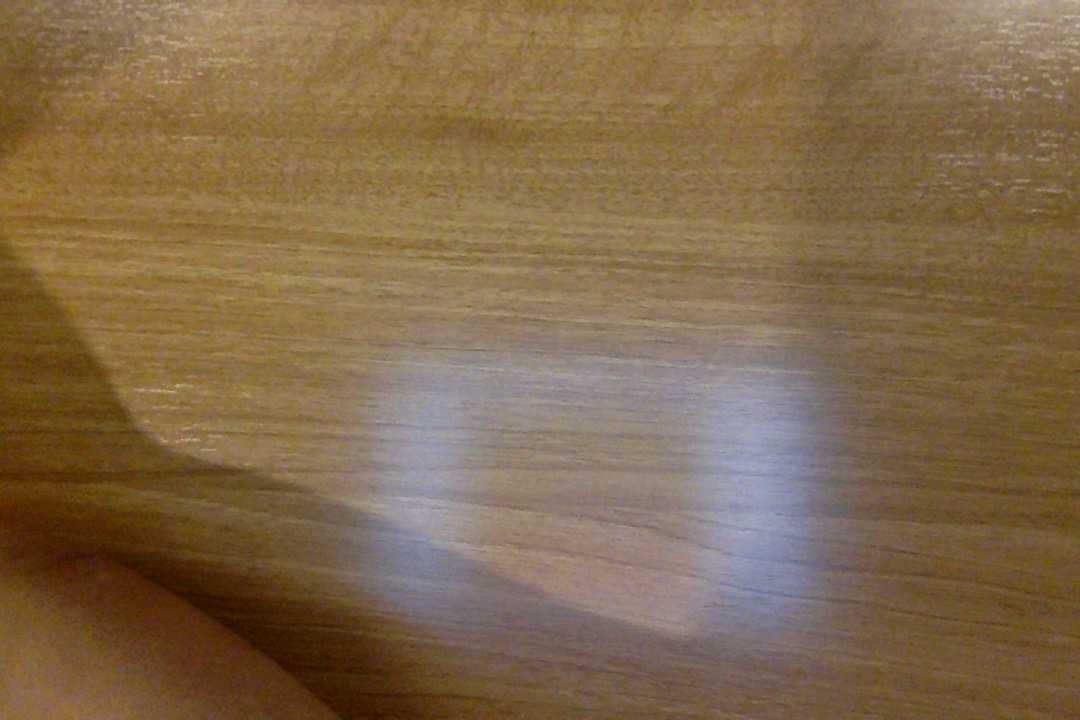
%> input picture PhongStuff/weyl_lab2/img/woodimage.png, 1080 x 720 px
$ octave useourownimage.m   (GNU Octave 9; MATLAB toolbox functions it lacks are replaced by stand-ins)
%> lines starting %> are read from the running program, lines starting %| are printed output that depends on the picture
### PhongStuff/weyl_lab2/samplePatch.m
function [impatch] = samplePatch(im, patch_size, patch_num)

if size(im, 3) == 3,
    im = rgb2gray(im);
else
    im = im;
end

[nrow, ncol] = size(im);

x = randperm(nrow-2*patch_size-1) + patch_size;
y = randperm(ncol-2*patch_size-1) + patch_size;

[X,Y] = meshgrid(x,y);

xrow = X(:);
ycol = Y(:);

if patch_num < length(xrow),
    xrow = xrow(1:patch_num);
    ycol = ycol(1:patch_num);
end

patch_num = length(xrow);
impatch = zeros(patch_size^2, patch_num);

for ii = 1:patch_num,
    row = xrow(ii);
    col = ycol(ii);

        patch = im(row:row+patch_size-1,col:col+patch_size-1);
        impatch(:,ii) = patch(:)-mean(patch(:));
end

### PhongStuff/weyl_lab2/normcol.m
function [D] = normcol(D)
% normalize column to 1

D = D./repmat(sqrt(sum(D.^2,1)), size(D,1), 1);

### PhongStuff/weyl_lab2/useourownimage.m
%%%%%%%%%%%%%%%%%%%%%%%%%%%%%%%%%%%%
%% Lab 4: Texture Representation using Weyl Coefficient
%%%%%%%%%%%%%%%%%%%%%%%%%%%%%%%%%%%%
% Qiang Qiu
% qiang.qiu@duke.edu


% %%%%%%%%%%%%%%%%%%%%%%%%%%%%%%%%%%%%%%%%%%%%%%
% Exercise:
% %%%%%%%%
% Randomly sample 500 patches from texture 'img/cottonBlue.png' and
% 'img/fabric.png' respectively. Represent each patch using Weyl
% Coefficients invariant to the group of transformations G defined in Lab 3.
% Visualized patch Weyl and intensity (raw pixel value) representations of both
% textures with the dimension reduced to 3 using PCA.
% %%%%%%%%%%%%%%%%%%%%%%%%%%%%%%%%%%%%%%%%%%%%%%

% Note: We suggest to randomly sampled 16x16 patches from each texture.
% Each patch is broken down into smaller 4 by 4 sub-patches, their Weyl transforms
% calculated, and their absolute values summed accordingly over all sub-patches


% %%%%%%%%
% Answer:
% %%%%%%%%
rng(1, 'twister')

texture1 = 'img/woodimage.png';
texture2 = 'img/fabric.png';

%% sample 500 random patches from a texture image: cottonBlue
rng(1, 'twister')

img1=imread(texture1);
%> img1 is the input picture: size 720x1080x3 uint8; mean R, G, B 129.3, 104.9, 74.5
%  figure; imshow(img, []);

 img=rgb2gray(img1);
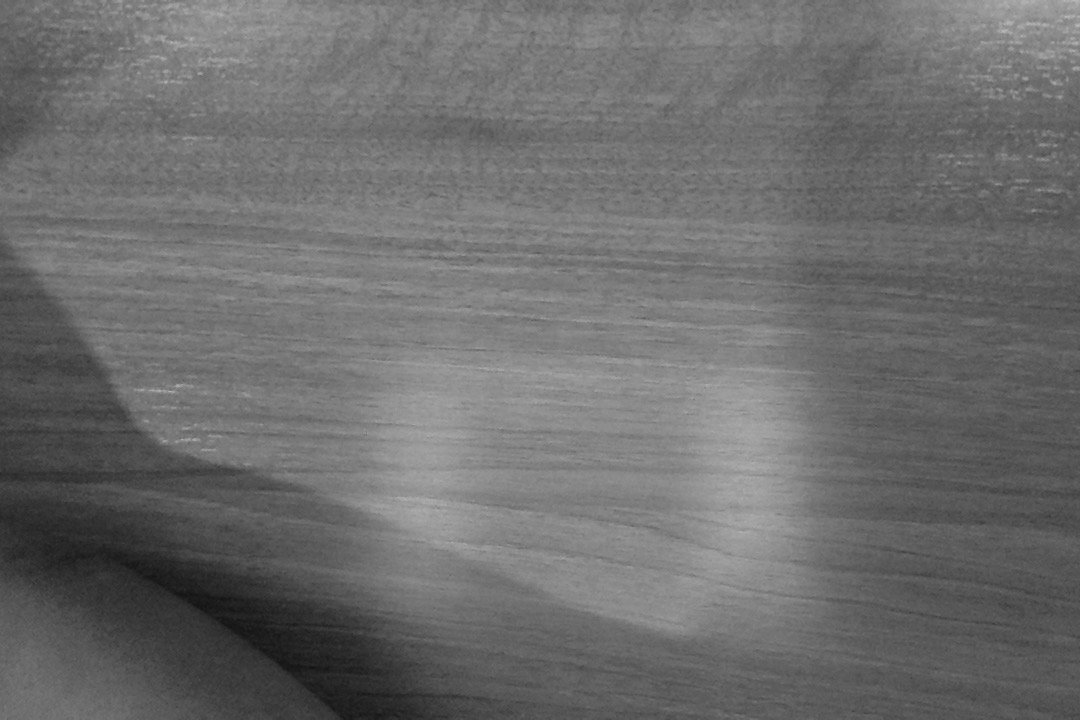
%> img: size 720x1080 uint8; min 19, max 186, mean 108.7
 img=imresize(img, [400 400]);
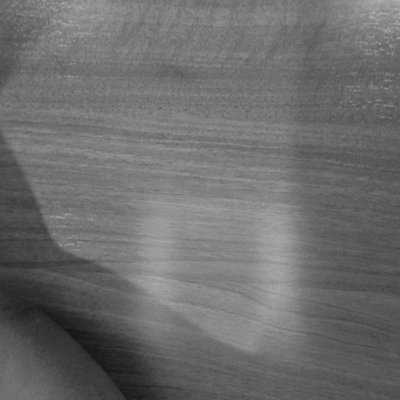
%> img: size 400x400 uint8; min 22, max 180, mean 108.7


N=16;
patchsize=N;
patchnum=500;
[patch] = samplePatch(img, patchsize, patchnum);
%> after the loop in samplePatch, `for ii = 1:patch_num,`:
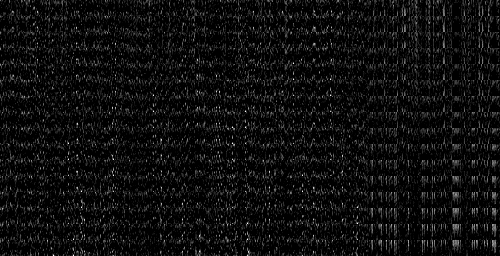
%> impatch: size 256x500 double; min 0, max 39, mean 2.3; drawn with min black and max white

% [5 lines of commented-out code are left out]

X=double(patch);


%% sample 500 random patches from another texture image: fabric
rng(1, 'twister')

 img2=imread(texture2);
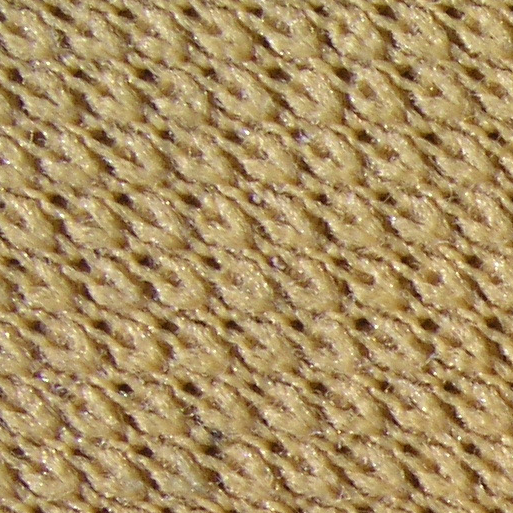
%> input picture PhongStuff/weyl_lab2/img/fabric.png, 513 x 513 px
%> img2 is the input picture: size 513x513x3 uint8; mean R, G, B 169.6, 143.4, 97.5
%  figure; imshow(img, []);

 img=rgb2gray(img2);
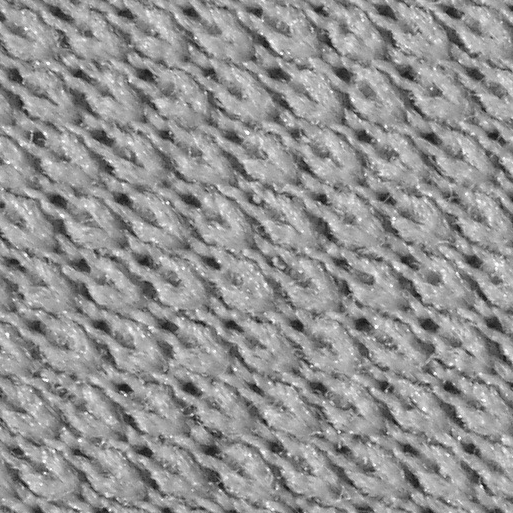
%> img: size 513x513 uint8; min 12, max 254, mean 146
 img=imresize(img, [400 400]);
%> img: size 400x400 uint8


N=16;
patchsize=N;
patchnum=500;
[patch] = samplePatch(img, patchsize, patchnum);
%> call 2 of samplePatch, with patch_size = 16, patch_num = 500
%> after the loop in samplePatch (call 2), `for ii = 1:patch_num,`:
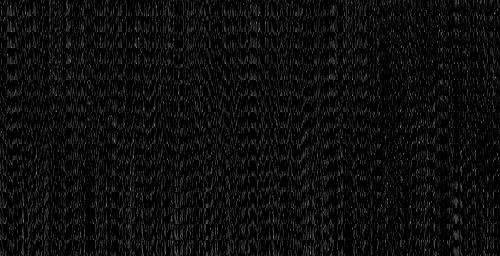
%> impatch: size 256x500 double; min 0, max 122, mean 13

% [5 lines of commented-out code are left out]

X2=double(patch);

%% Compute Weyl Representation for texture cottonBlue

WM=[];
%> (the run ends here)
